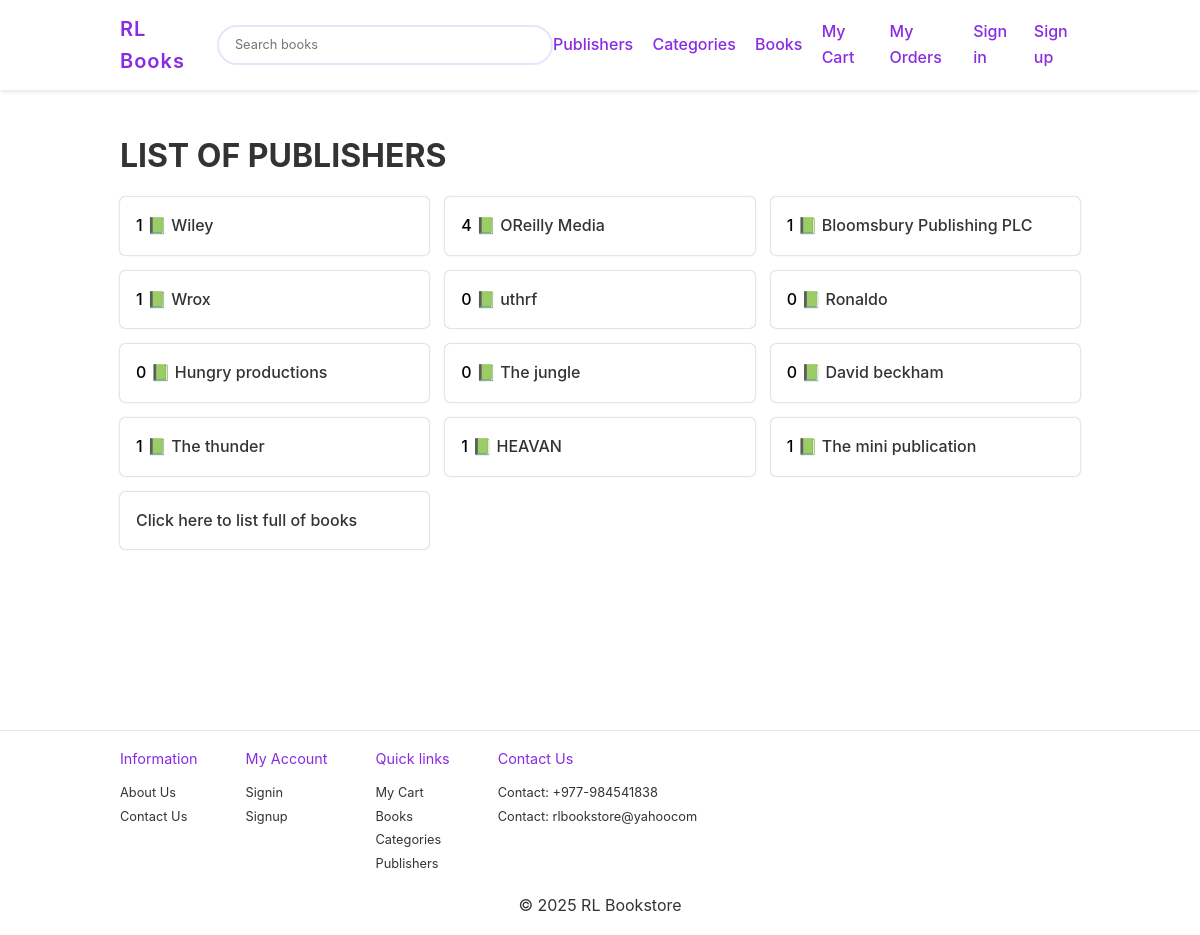
The app's page /publisher_list.php with its own data.
### tables this page shows
CREATE TABLE `publisher` (
  `publisherid` int(10) UNSIGNED NOT NULL,
  `publisher_name` varchar(60) NOT NULL
);

### publisher_list.php (the view, shortened to what this page needs)
<?php
$conn = db_connect();
$query = "SELECT * FROM publisher ORDER BY publisherid";
$result = mysqli_query($conn, $query);
require "./template/header.php";
?>
<div class="publisher-section">
	<h2>LIST OF PUBLISHERS</h2>
	<ul>
		<?php
		while ($row = mysqli_fetch_assoc($result)) {
			$count = 0;
			$query = "SELECT publisherid FROM books";
			$result2 = mysqli_query($conn, $query);
			while ($pubInBook = mysqli_fetch_assoc($result2)) {
				if ($pubInBook['publisherid'] == $row['publisherid']) {
					$count++;
				}
			}
			?>
			<li>
				<span class="no-of-book"><?php echo $count; ?> 📗 </span>
				<a href="bookPerPub.php?pubid=<?php echo $row['publisherid']; ?>"><?php echo $row['publisher_name']; ?></a>
			</li>
		<?php } ?>
		<li>
			<a href="books.php">Click here to list full of books</a>
		</li>
	</ul>
</div>
<?php
require "./template/footer.php";
?>

### records on screen
publisher: count "1", publisher_name "Wiley"
publisher: count "4", publisher_name "OReilly Media"
publisher: count "1", publisher_name "Bloomsbury Publishing PLC"
publisher: count "1", publisher_name "Wrox"
publisher: count "0", publisher_name "uthrf"
publisher: count "0", publisher_name "Ronaldo"
publisher: count "0", publisher_name "Hungry productions"
publisher: count "0", publisher_name "The jungle"
publisher: count "0", publisher_name "David beckham"
publisher: count "1", publisher_name "The thunder"
publisher: count "1", publisher_name "HEAVAN"
publisher: count "1", publisher_name "The mini publication"
